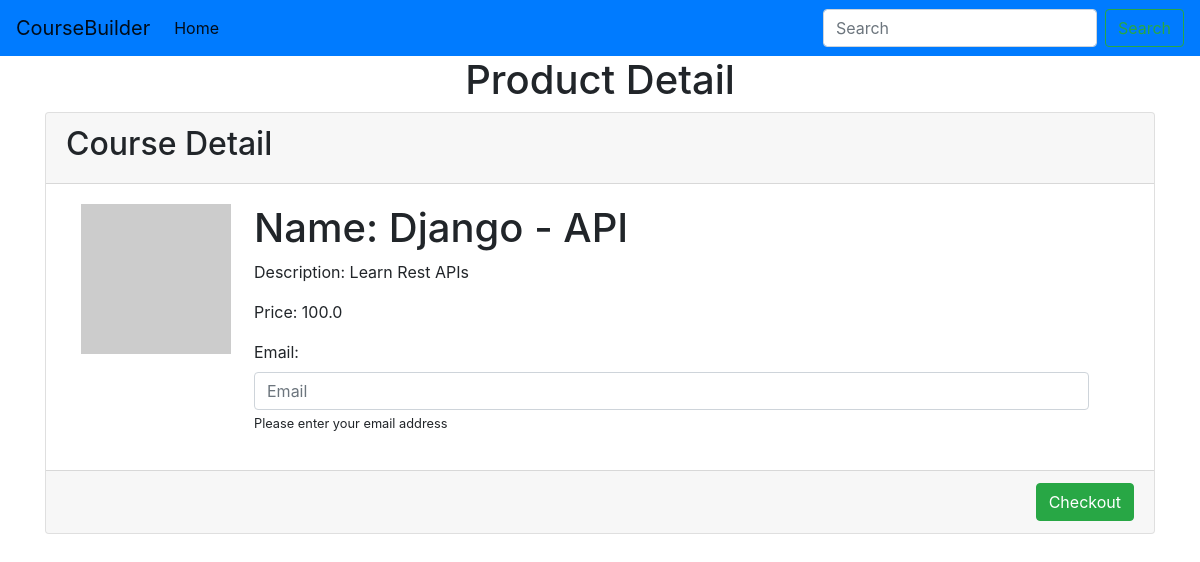
Page /detail/1/ on the committed database.
### payments/models.py (models this page shows)
class Product(models.Model):
    id = models.BigAutoField(
        primary_key=True
    )
    name = models.CharField(
        max_length=70,
        verbose_name='Product Name'
    )
    description = models.TextField(
        max_length=800,
        verbose_name='Description'
    )
    price = models.FloatField(
        verbose_name='Price',
        validators=[
            validators.MinValueValidator(50),
            validators.MaxValueValidator(100000)
        ]
    )

### payments/views.py (the view)
# urls.py: path('detail/<id>/', ProductDetailView.as_view(), name='detail'),
class ProductDetailView(DetailView):
    model = Product
    template_name = "payments/product_detail.html"
    pk_url_kwarg = 'id'
    def get_context_data(self, **kwargs):
        context = super(ProductDetailView, self).get_context_data(**kwargs)
        context['stripe_publishable_key'] = settings.STRIPE_PUBLISHABLE_KEY
        return context

### payments/templates/payments/product_detail.html (shortened to what this page needs)
{% extends 'payments/base.html' %}
{% block content %}
    <h1 class="text-center">Product Detail</h1>
    <div class="container">
        <div class="card">
            <div class="card-header">
                <h2>Course Detail</h2>
            </div>
            <div class="card-body">
                <div class="container row">
                    <div class="col-md-2">
                        <img src="https://dummyimage.com/150x150.gif?text={{ object.name }}" alt="">
                    </div>
                    <div class="col-md-10">
                        <h1>Name: {{ object.name }}</h1>
                        <p>Description: {{ object.description }}</p>
                        <p>Price: {{ object.price }}</p>
                        <div class="form-group">
                            <label for="email">Email: </label>
                            <input type="email" name="email" id="email" class="form-control" placeholder="Email">
                            <small>Please enter your email address</small>
                        </div>
                    </div>
                </div>
            </div>
            <div class="card-footer d-flex">
                <button class="btn btn-success ml-auto" id="checkout-button">Checkout</button>
            </div>
        </div>
    </div>
{% endblock content %}

### rows in the picture
Product: name "Django - API", description "Learn Rest APIs", price "100.0"
